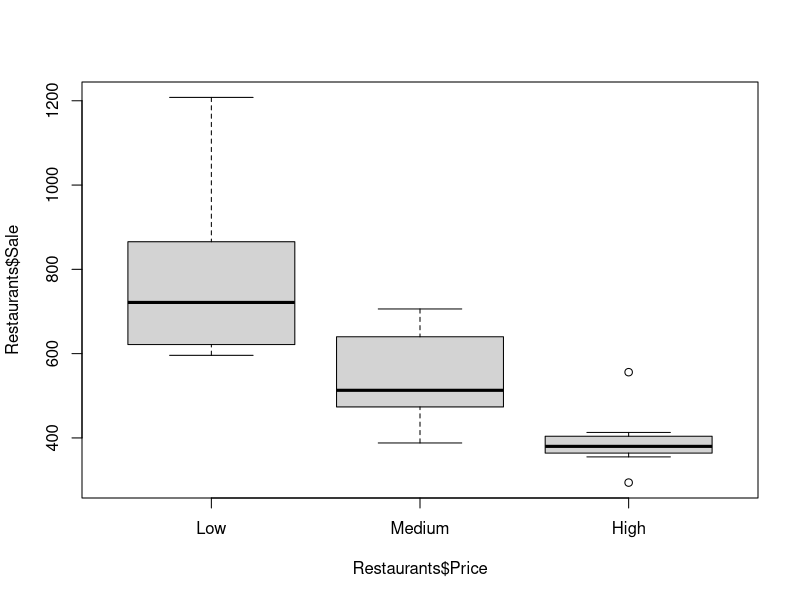
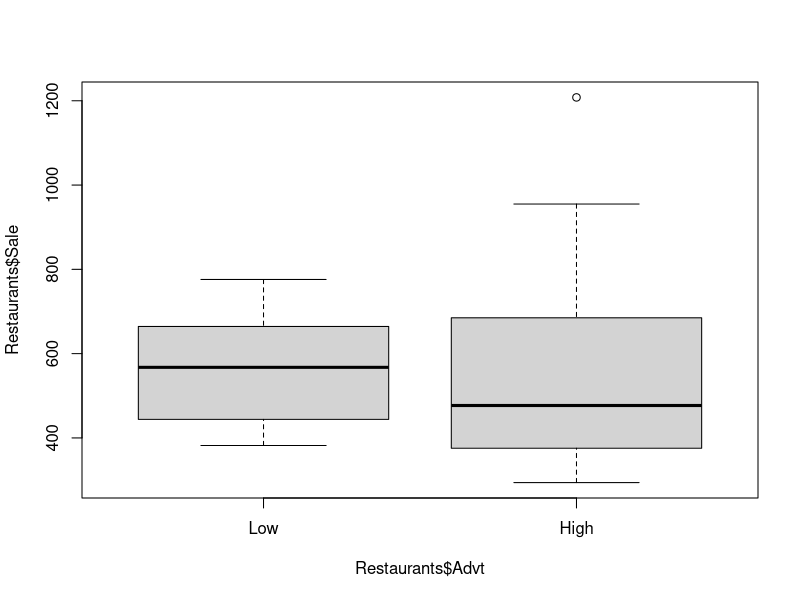
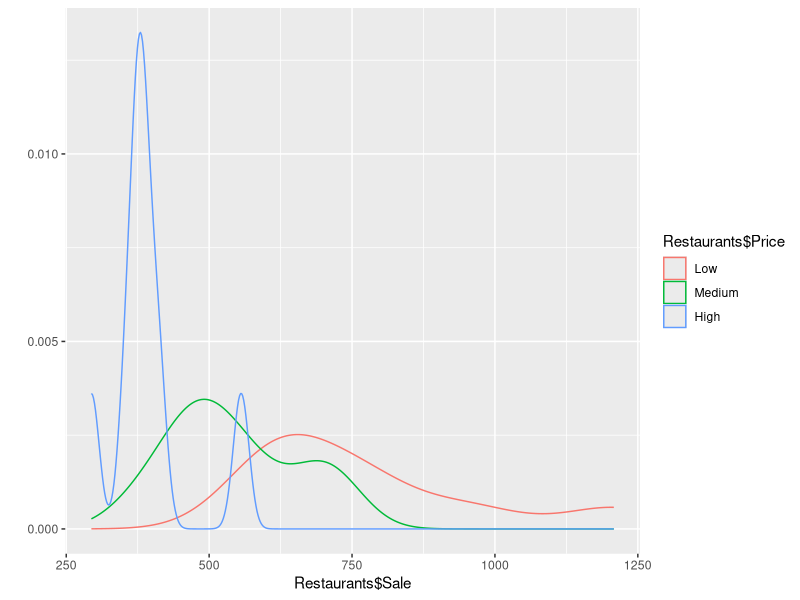
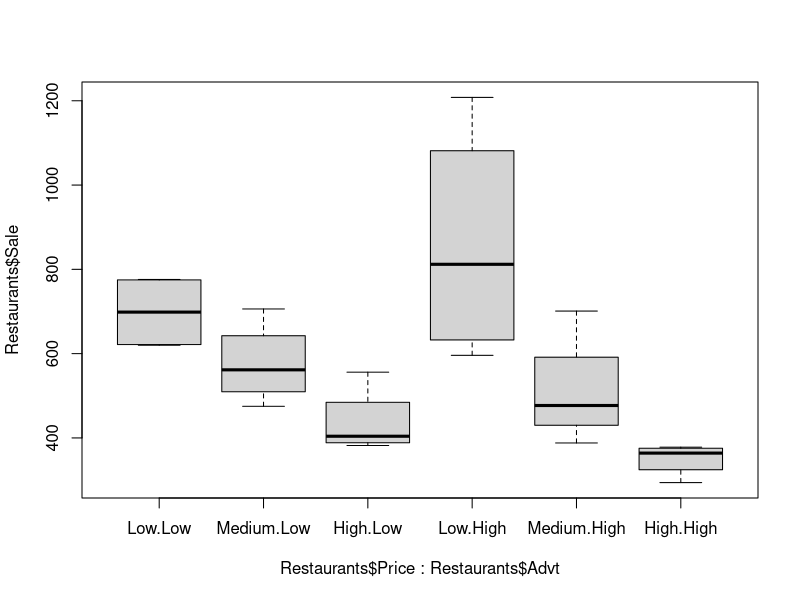
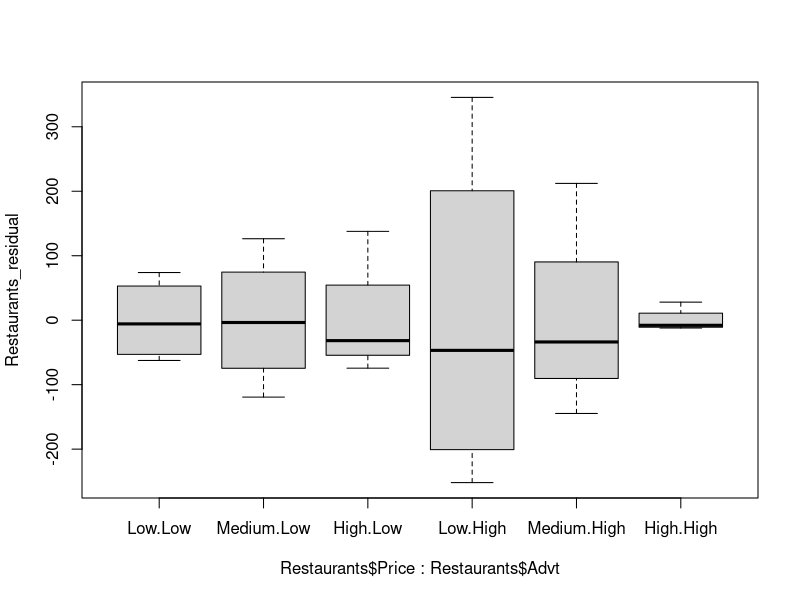
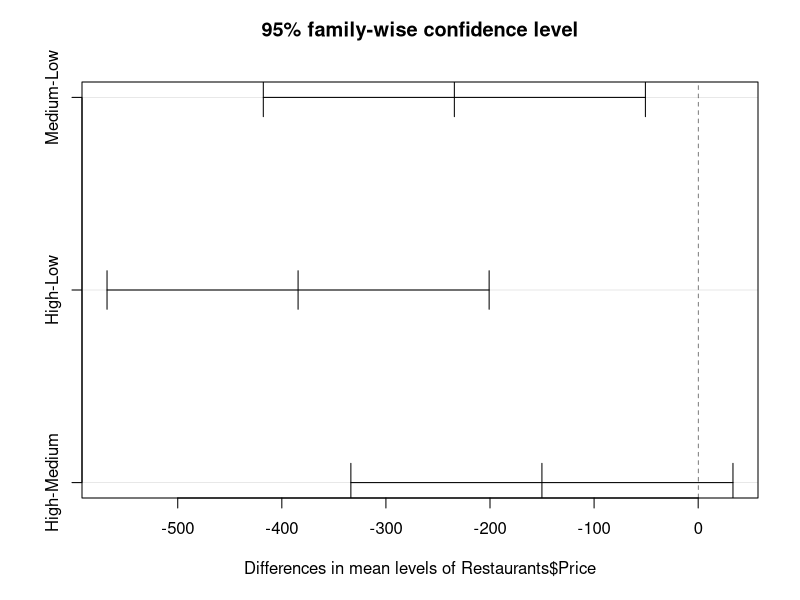
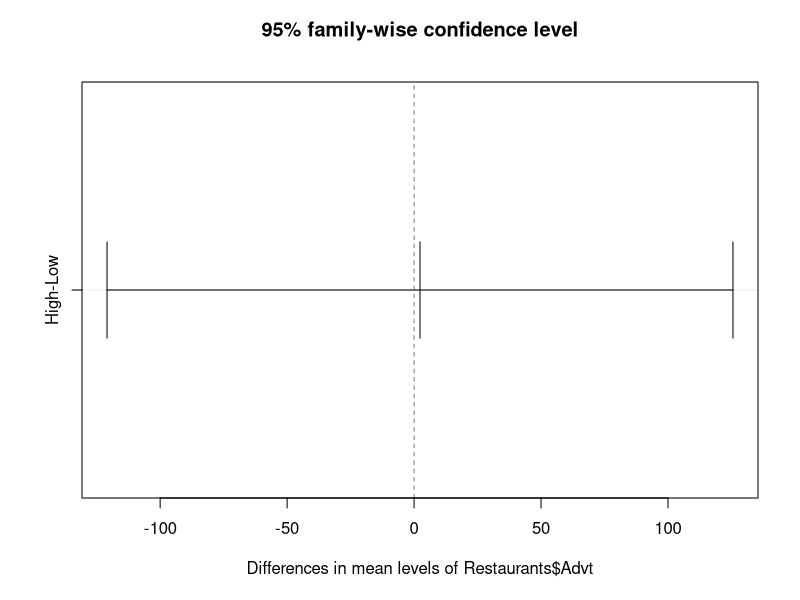
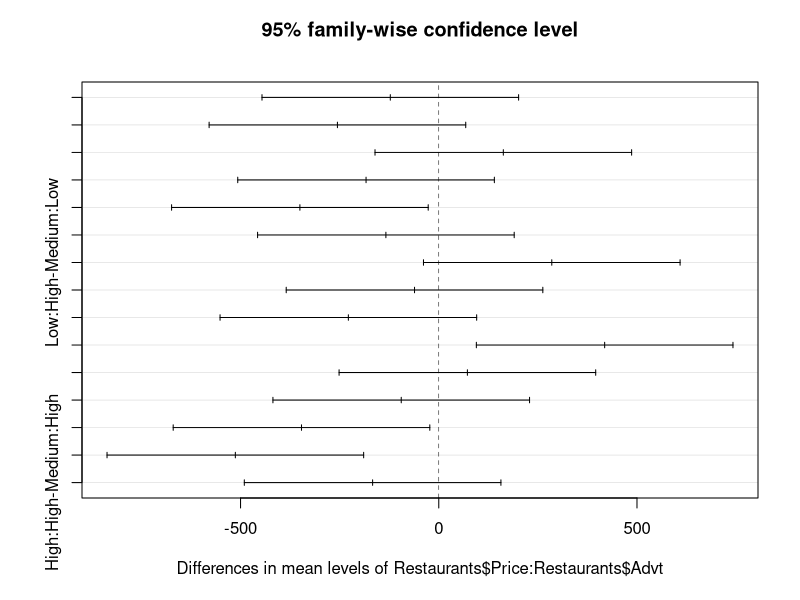

These charts were generated, in order, by the following R code:
require(haven)
require(labelled)
require(ggplot2)
require(psych)
require(data.table)

setwd("~/Rscripts/annova")

Restaurants <- read_sav("datafiles/restaurants.sav")

# convert list to data table
Restaurants.table <- data.table(Restaurants)

# Identity the factor and convert the data type to be a factor, else aov won't give correct results.
Restaurants$Price = to_factor(Restaurants$Price)
Restaurants$Advt = to_factor(Restaurants$Advt)


# Plot the boxplot by individual factor
boxplot(Restaurants$Sale ~ Restaurants$Price)
boxplot(Restaurants$Sale ~ Restaurants$Advt)

# Super imposed denisty plot by factor
qplot(Restaurants$Sale, colour=Restaurants$Price, data=Restaurants, geom="density")

# Get the descritives table by each group
describeBy(Restaurants$Sale, Restaurants$Price)
describeBy(Restaurants$Sale, Restaurants$Advt)

# Get the annova table, customer is added as a co-variate
Restaurants_aov <- aov(Restaurants$Sale ~ Restaurants$Price + Restaurants$Advt + Restaurants$Size + Restaurants$Price:Restaurants$Advt, data = Restaurants)
summary(Restaurants_aov)
Restaurants_residual = residuals(Restaurants_aov)

#Box plot across multiple factors
boxplot(Restaurants$Sale ~ Restaurants$Price * Restaurants$Advt, data = Restaurants)
boxplot(Restaurants_residual ~ Restaurants$Price * Restaurants$Advt, data = Restaurants)


# Now run tukey's range test to analyze variations in means across individual groups
tk <- TukeyHSD(Restaurants_aov)

# List the tukey's table
tk

# Plot to see variations in the means for each group pair
plot(tk)

# Get the means plot
plot.design(Restaurants)

# Get the interaction plot
interaction.plot(Restaurants$Price, Restaurants$Advt, Restaurants$Sale, col=2:12, lty=1)
